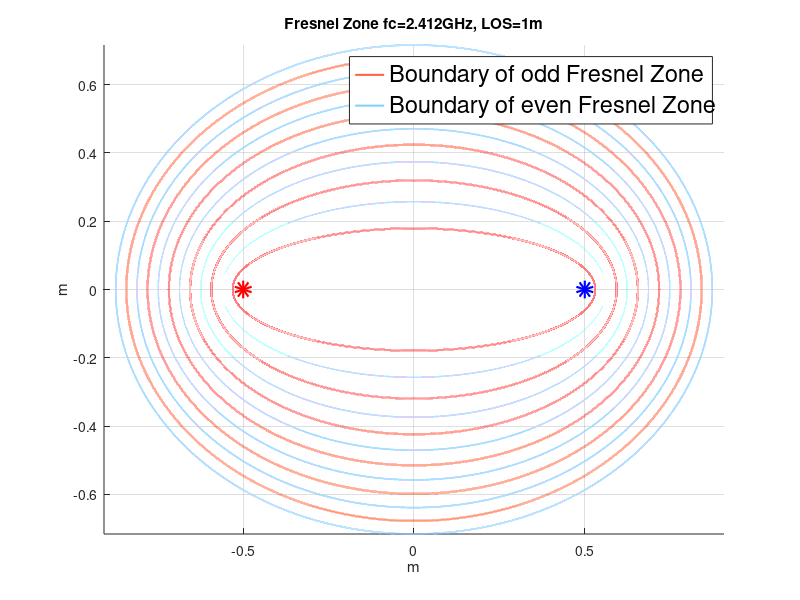

Source code (MATLAB):
%% 参数设置
f = 2.412e9;          % 工作频率(Hz) 5.24GHz
d = 1;               % Tx-Rx间距(m)
Tx = [-d/2, 0];      % 发射端坐标
Rx = [d/2, 0];       % 接收端坐标
n_max = 12;           % 绘制前n_max个菲涅尔区
% color_map = lines(n_max); % 颜色映射

%% 计算波长
c = 3e8;             % 光速(m/s)
lambda = c/f;

%% 绘制菲涅尔区
figure
hold on

% 绘制Tx/Rx位置
plot(Tx(1), Tx(2), 'ro', 'MarkerSize', 5, 'LineWidth', 8,'DisplayName','T','HandleVisibility','off') 
plot(Rx(1), Rx(2), 'bo', 'MarkerSize', 5, 'LineWidth', 8,'DisplayName','R','HandleVisibility','off')

% 绘制某个子载波菲涅尔区
for n = 1:n_max
    if(mod(n,2)==1)
        color = [255 99 71]/255;
    else
         color = [135 206 250]./255;
    end
    % 椭圆参数
    a = (d + n*lambda/2)/2;    % 长半轴
    c = d/2;                   % 焦距
    b = sqrt(a^2 - c^2);       % 短半轴
    
    % 椭圆参数方程
    theta = linspace(0, 2*pi, 100000);
    x = a*cos(theta);
    y = b*sin(theta);
    
    % 平移椭圆至焦点中间
    ellipse_x = x + (Tx(1)+Rx(1))/2;
    ellipse_y = y + (Tx(2)+Rx(2))/2;
    
    plot(ellipse_x, ellipse_y, '-', ...
         'Color', color, ...
         'LineWidth', 1.5) 
end

%% 图形修饰
axis equal
xlabel('m')
ylabel('m')
title(['Fresnel Zone fc=' num2str(f/1e9) 'GHz, LOS=' num2str(d) 'm'])
% legend('show', 'Location','best')
legend('Boundary of odd Fresnel Zone','Boundary of even Fresnel Zone','FontSize',17);
grid on